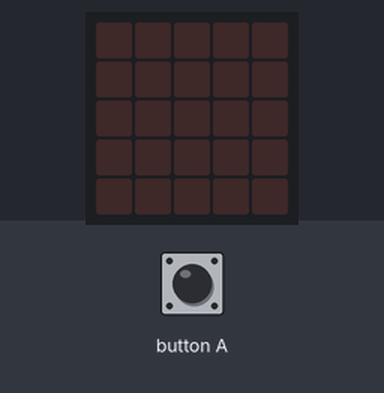
Recording of a program running on a simulated BBC micro:bit (MakeCode). Parts: the board's 5×5 LED display. Inputs (shaded band) come from the test bench. Random numbers come from a fixed seed.

Above: at 1.2 s.
1.3 s: button A pressed for 0.15 s
At 1.8 s:
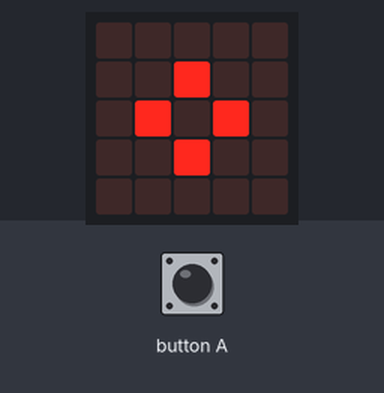
At 4.8 s:
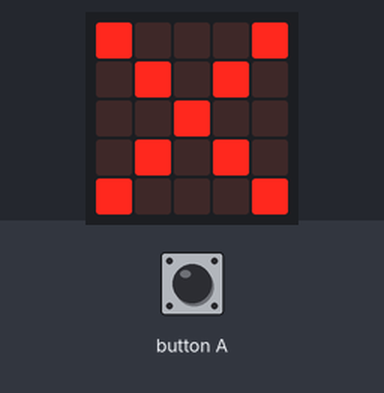
Timing chart, 0 to 6.3 s (numbered marks = the images above; inputs shaded):
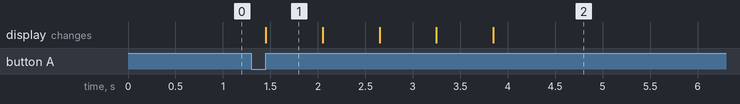

The program:

main.ts
```typescript
input.onButtonPressed(Button.A, function () {
    basic.showIcon(IconNames.SmallDiamond)
    basic.showIcon(IconNames.Diamond)
    basic.showIcon(IconNames.SmallDiamond)
    basic.showIcon(IconNames.Diamond)
    if (Math.randomBoolean()) {
        basic.showIcon(IconNames.Happy)
    } else {
        basic.showIcon(IconNames.No)
    }
})
```

test.ts
```typescript
// aquí va el archivo "tests"; esto no se compilará cuando este paquete se utilice como una extensión.
```

Measured:
- after the input at 1.3 s, the display: changes after 0.15 s (image 1)
- what the display in image 1 shows lasts 0.6 s, from 1.5 s to 2.1 s
